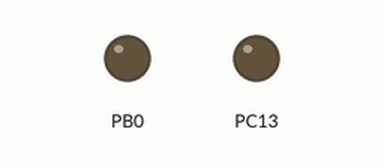
The sketch below on a simulated STM32 Blue Pill. On the bench: output pins drawn as LEDs (lit = HIGH).

Above: at 0.05 s.
At 3.55 s:
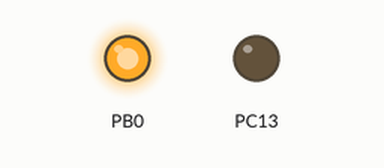
Timing chart, 0 to 5.9 s (numbered marks = the images above):
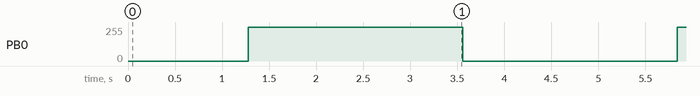

The sketch:

Brightness_Control.ino
```cpp
void setup() {
  // put your setup code here, to run once:
  pinMode(PC13, OUTPUT);
  pinMode(PB0, OUTPUT);
}

void loop() {
  // put your main code here, to run repeatedly:
  for(int i=0;i<256;i++)
  {
    analogWrite(PB0,i);
    delay(5);
  }
  delay(1000);
  for(int i=255;i>=0;i--)
  {
    analogWrite(PB0,i);
    delay(5);
  }
  delay(1000);
}
```

Measured:
- by itself, PB0: repeats every 4.6 s: 0/255 2.3 s, 255/255 2.3 s
